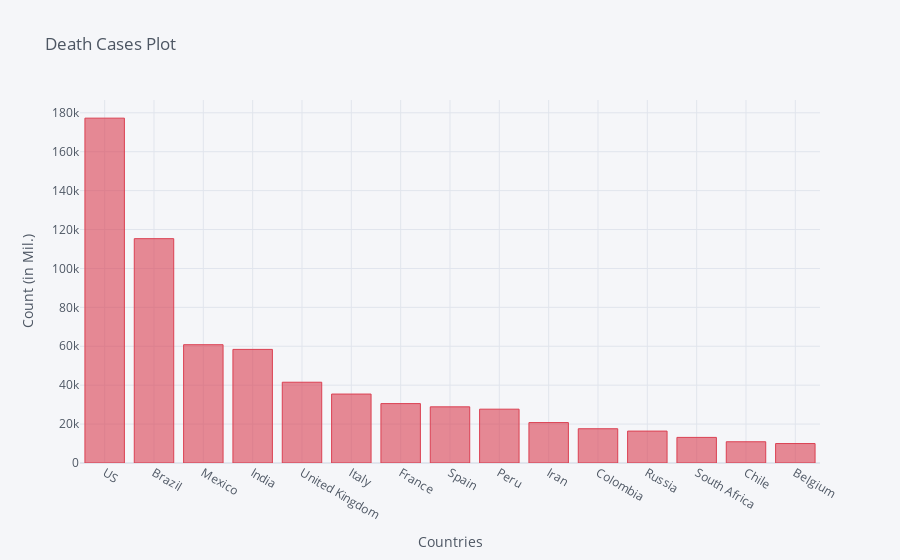

Notebook code for this chart:
### Code cell
death_df2_plot.iplot(kind='bar', x='Country/Region', y='8/24/20',color='red',
                    title='Death Cases Plot',xTitle='Countries',yTitle='Count (in Mil.)')

### Figure 1 — Plotly figure (JSON) as saved in the notebook; plotly's stock layout.template omitted (floating-point values rounded to 4 significant figures)
{"data": [{"marker": {"color": "rgba(219, 64, 82, 0.6)", "line": {"color": "rgba(219, 64, 82, 1.0)", "width": 1}}, "name": "8/24/20", "orientation": "v", "text": "", "type": "bar", "x": ["US", "Brazil", "Mexico", "India", "United Kingdom", "Italy", "France", "Spain", "Peru", "Iran", "Colombia", "Russia", "South Africa", "Chile", "Belgium"], "y": [177252, 115309, 60800, 58390, 41519, 35441, 30533, 28872, 27663, 20776, 17612, 16406, 13159, 10916, 9996]}], "layout": {"legend": {"bgcolor": "#F5F6F9", "font": {"color": "#4D5663"}}, "paper_bgcolor": "#F5F6F9", "plot_bgcolor": "#F5F6F9", "title": {"font": {"color": "#4D5663"}, "text": "Death Cases Plot"}, "xaxis": {"gridcolor": "#E1E5ED", "showgrid": true, "tickfont": {"color": "#4D5663"}, "title": {"font": {"color": "#4D5663"}, "text": "Countries"}, "zerolinecolor": "#E1E5ED"}, "yaxis": {"gridcolor": "#E1E5ED", "showgrid": true, "tickfont": {"color": "#4D5663"}, "title": {"font": {"color": "#4D5663"}, "text": "Count (in Mil.)"}, "zerolinecolor": "#E1E5ED"}}}
